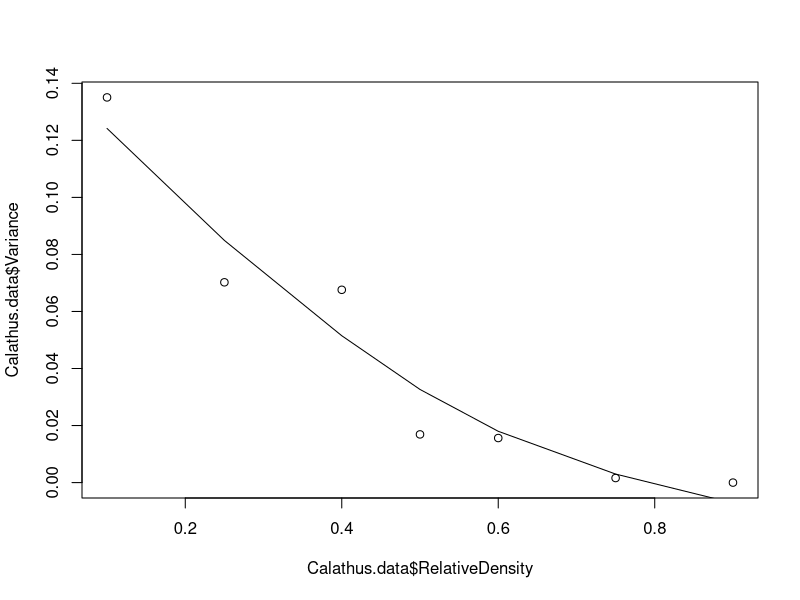
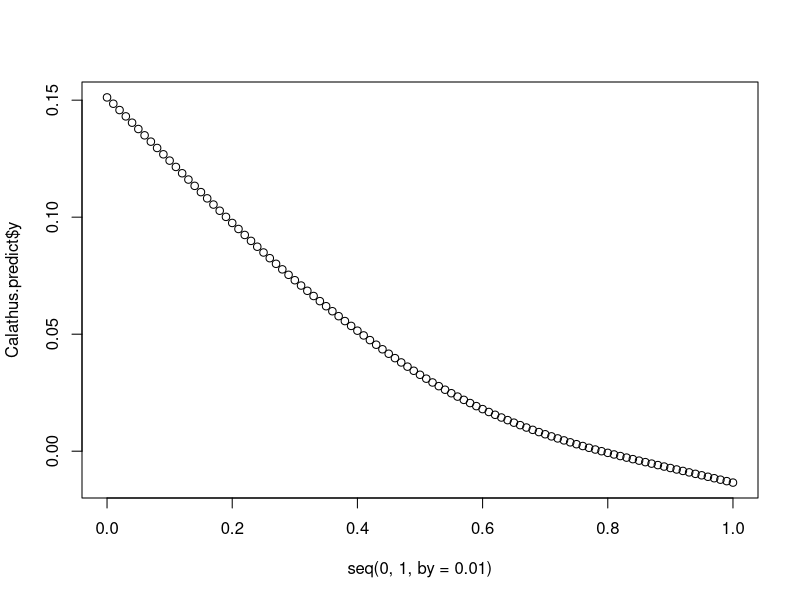
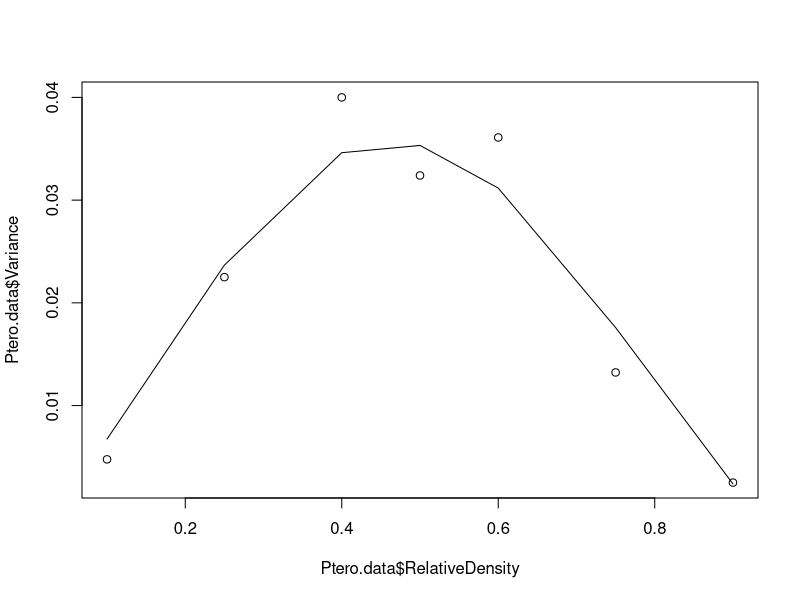
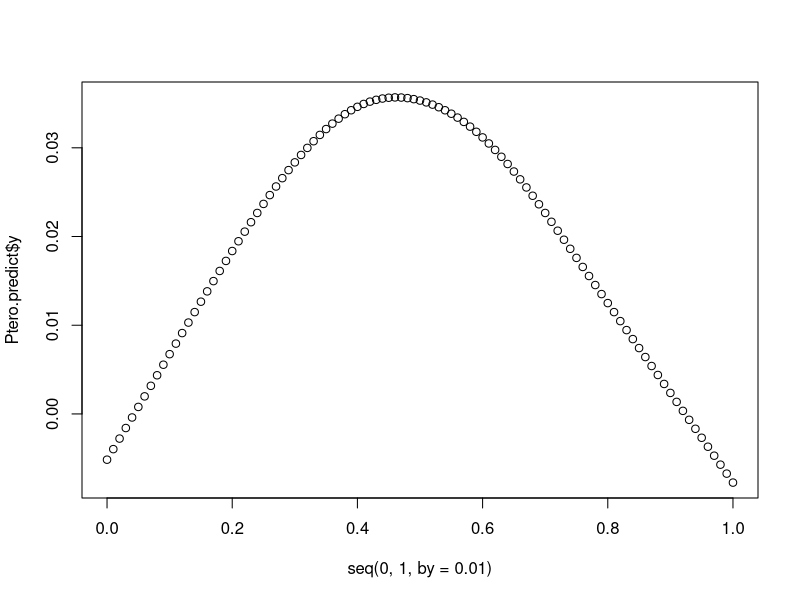
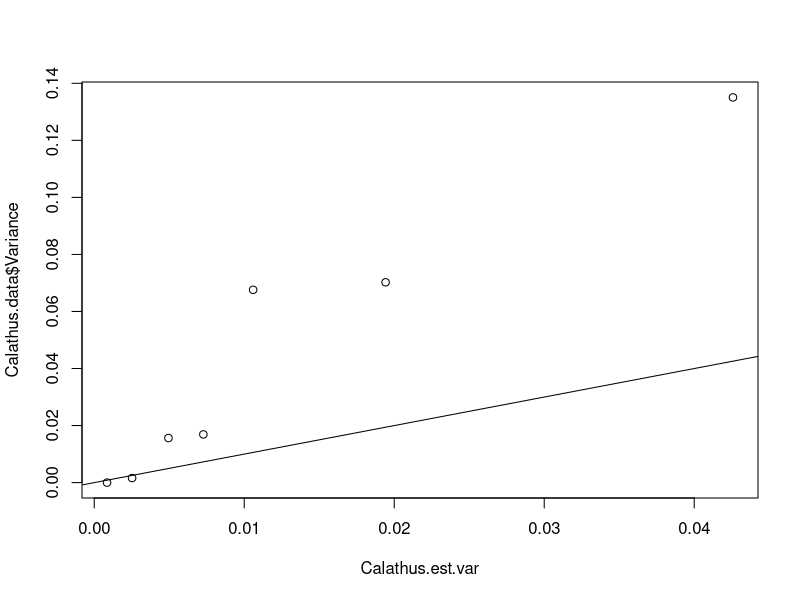
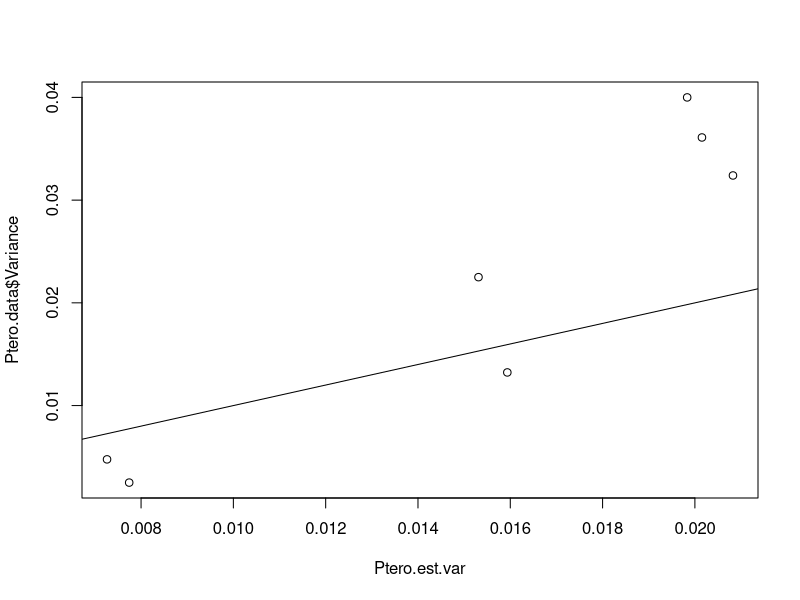

These charts were generated, in order, by the following R code:
### get data from Dinis2016Beetles

### set working directory

setwd('/media/kyle/KEC_External/Documents/Data/SwitchingAndIndVar/DataFromGraphs/')

### load libraries

library(dplyr)

### load data

beetle.data <- read.csv('Dinis2016Beetles.csv')

colnames(beetle.data)[1] <- 'Species'

### seperate data into different species

Calathus.data <- beetle.data %>% filter(Species == 'Calathus')

Ptero.data <- beetle.data %>% filter(Species == 'Pterosichus')

# Calathus relative preference = 0.97

# Ptero relative preference = 0.4

### Find where maximum variance occurs

# convert standard errors to variances
# variance = (SE * sqrt(n))^2. n in this study is 25

# Calathus

Calathus.data$Variance <- (Calathus.data$StandardError * sqrt(25))^2

# Ptero

Ptero.data$Variance <- (Ptero.data$StandardError * sqrt(25))^2

### now want to find where maximum occurs for each

Calathus.smooth <- smooth.spline(x = Calathus.data$RelativeDensity, y = Calathus.data$Variance)

plot(x = Calathus.data$RelativeDensity, y = Calathus.data$Variance)
lines(x = Calathus.data$RelativeDensity, y = Calathus.smooth$y)

Calathus.predict <- predict(Calathus.smooth, x = seq(0,1,by = 0.01))

plot(x = seq(0,1, by = 0.01), y = Calathus.predict$y)

Calathus.predict$x[which(Calathus.predict$y == max(Calathus.predict$y))]

### predicts that maximum variance occurs when relative density is zero. Instead
### use the lowest observed relative abundance

### Ptero

Ptero.smooth <- smooth.spline(x = Ptero.data$RelativeDensity, y = Ptero.data$Variance)

plot(x = Ptero.data$RelativeDensity, y = Ptero.data$Variance)
lines(x = Ptero.data$RelativeDensity, y = Ptero.smooth$y)

Ptero.predict <- predict(Ptero.smooth, x = seq(0,1, by = 0.01))

plot(x = seq(0,1, by = 0.01), y = Ptero.predict$y)

Ptero.predict$x[which(Ptero.predict$y == max(Ptero.predict$y))]

##### now calculate expected variances 

### Calathus

# first calculate p

calcp <- function(rel.pref, rel.density) {
  rel.pref*rel.density/(rel.pref*rel.density + ((1 - rel.pref) * (1 - rel.density)))
}

Calathus.p <- calcp(rel.pref = 0.97, rel.density = Calathus.data$RelativeDensity)

# calculate variance p(1-p)/n where n here is from reported mean number of prey eaten

Calathus.est.var <- Calathus.p*(1-Calathus.p)/4

plot(x = Calathus.est.var, y = Calathus.data$Variance)
abline(a = 0, b = 1)

### Ptero

Ptero.p <- calcp(rel.pref = 0.49, rel.density = Ptero.data$RelativeDensity)

# Calculate variance. n here is 12

Ptero.est.var <- Ptero.p*(1-Ptero.p)/12

plot(x = Ptero.est.var, y = Ptero.data$Variance)
abline(a = 0, b = 1)

### Get confidence intervals for each of the variance estimates

GenCI <- function(p.vec, n.samples, n.events, n.sim) {
  
  quant.data <- matrix(nrow = length(p.vec), ncol = 3)
  
  for(j in 1:length(p.vec)){
    mat <- matrix(nrow = n.sim, ncol = n.samples)
    for(i in 1:n.sim){
      mat[i,] <- rbinom(n = n.samples, size = n.events, prob = p.vec[j])
    }
    prop.mat <- mat/n.events
    var.vec <- apply(prop.mat, 1, var)
    quant.data[j, ] <- c(p.vec[j], quantile(var.vec, probs = c(0.025, 0.975)))
  }
  quant.data
}

### Calathus 

GenCI(p.vec = Calathus.p, n.samples = 25, n.events = 3, n.sim = 10000)

### Ptero

GenCI(p.vec = Ptero.p, n.samples = 25, n.events = 12, n.sim = 10000)
















